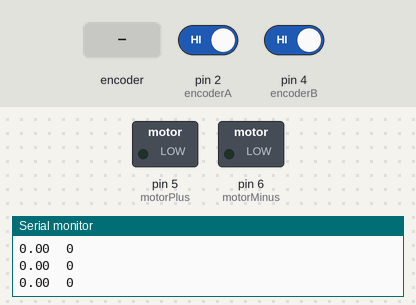
The sketch below on a simulated Arduino Uno, built with avr-gcc and run on an emulated ATmega328P. Parts: switched loads named in the sketch (green lamp = pin HIGH), the last lines printed to the serial monitor. The inputs (shaded band) are chosen by the test bench; at power-on: pin 2 (encoderA) HIGH, pin 4 (encoderB) HIGH.

Above: at 1.2 s.
1.3 s: rotary encoder on pin 2 (encoderA) / pin 4 (encoderB) turned 2 steps (second pin leading)
At 2.15 s:
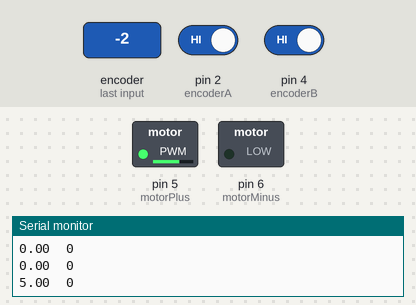
At 4.3 s:
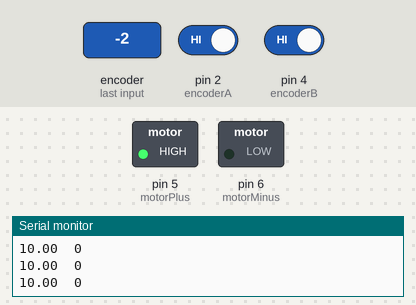
Timing chart, 0 to 5.8 s (numbered marks = the images above; inputs shaded):
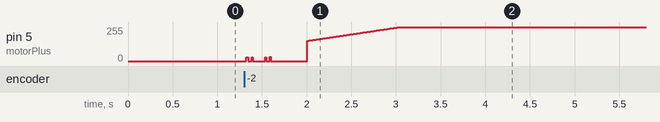

The sketch:

SpeedTestPID_ino.ino
```cpp
/*
 * Speed Test wit PID
 * class를 사용하지 않는 형태임
 * 다음 작업에서는 클래스를 사용한 형태로 변환
 * suakii@gmail.com
 * 아래 코드 중 pid 제어부분과 switch 부분은
 * [canDynamix] 모터 속도 테스트  (광주로봇동호회_[깡통로봇연구소]) |작성자 Baram
*  코드를 참고하여 작성하였음을 밝힙니다.
 */
//arduino pid library
//https://playground.arduino.cc/Code/PIDLibrary
#include "src/PID_v1.h"

int pulses, currentPulses;
int motorSpeed;

int encoderA = 2;//아두이노2번핀 -- 모터의 3번핀 Encoder A Phase
int encoderB = 4;//아두이노4번핀 --- 모터의 4번핀 Encoder B Phase
int motorPlus = 5;//아두이노5번핀 -- 모터 드라이버의 A-1A
int motorMinus = 6;//아두이노 6번핀 --모터 드라이버의 A-1B

int state = 0;
unsigned long pre_time = millis();
unsigned long pre_time_log = millis();
unsigned long pre_time_delay = millis();
int  pwm = 0;//motor pwm valuf for control

double enc_speed, goal_speed, pwm_output;
double Kp=30, Ki=20, Kd=0;
//PID(&Input, &Output, &Setpoint, Kp, Ki, Kd, Direction)
PID motorPID(&enc_speed, &pwm_output, &goal_speed, Kp, Ki, Kd, DIRECT);


void setup() {
  pinMode(encoderA, INPUT_PULLUP);//인코더 값을 읽기 위하여 내부 풀업 저항 사용
  pinMode(encoderB, INPUT_PULLUP);


  attachInterrupt(0, A_CHANGE, CHANGE);//

  analogWrite(motorPlus, 0);//초기 모터 정지
  analogWrite(motorMinus, 0);

  Serial.begin(115200);//시리얼로 값을 보내기 위한 작업
  motorPID.SetSampleTime(10);
  motorPID.SetOutputLimits(0, 255);
  motorPID.SetMode(AUTOMATIC);
  goal_speed = 0;

}
bool pulsesChanged = false;

void loop() {

  /*
  2초마다 goal speed 를 증가시키고 있음.
  */
   switch(state)
  {
    case 0:
      if (millis()-pre_time_delay >= 2000)
      {
        pre_time_delay = millis();
        state = 1;
        goal_speed = 5;
      }
      break;

    case 1:
      if (millis()-pre_time_delay >= 2000)
      {
        pre_time_delay = millis();
        state = 2;
        goal_speed = 10;
      }
      break;

    case 2:
      if (millis()-pre_time_delay >= 2000)
      {
        pre_time_delay = millis();
        state = 3;
        goal_speed = 15;
      }
      break;
    case 3:
      if (millis()-pre_time_delay >= 2000)
      {
        pre_time_delay = millis();
        state = 4;
        goal_speed = 20;
      }
      break;
    case 4:
     if (millis()-pre_time_delay >= 2000)
      {
        pre_time_delay = millis();
        state = 5;
       goal_speed = 25;
      }
      break;
       case 5:
      if (millis()-pre_time_delay >= 2000)
      {
        pre_time_delay = millis();
        state = 0;
        goal_speed = 0;
      }
      break;
  }
  //pid input value
  //현재 속도가 다시 pid로 들어감.
  enc_speed = motorSpeed;

  //pip에서 연산 후 ouput 값을 가지고 실제 모터 컨트롤
  if (motorPID.Compute() == true)
  {
    pwm = constrain(pwm_output, 0, 255);
    analogWrite(motorPlus, pwm);//계산된 값을 적용
  }
	//이전과 다르게 10ms 당 속도를 측정하고 있음.
  // pid의 계산시간 역시 10ms로 맞추어져 있음.
	if (millis()-pre_time >= 10)
  {
    pre_time = millis();
	  motorSpeed = pulses - currentPulses;//속도의 정의를 10ms당 회전수로 정의
	  currentPulses = pulses;
  }

   //pwm 적용된 결과를 보기 위하여 100ms 마다 시리얼로 값을 전송
  if (millis()-pre_time_log >= 100)
  {
    pre_time_log = millis();
    Serial.print(goal_speed);
    Serial.print("  ");
    Serial.println(motorSpeed);
  }

}

void A_CHANGE() {
  if ( digitalRead(encoderB) == 0 ) {
    if ( digitalRead(encoderA) == 0 ) {
      // A fall, B is low
      pulses--; // Moving forward
    } else {
      // A rise, B is high
      pulses++; // Moving reverse
    }
  } else {
    if ( digitalRead(encoderA) == 0 ) {
      pulses++; // Moving reverse
    } else {
      // A rise, B is low
      pulses--; // Moving forward
    }
  }
  pulsesChanged = true;

}
```
